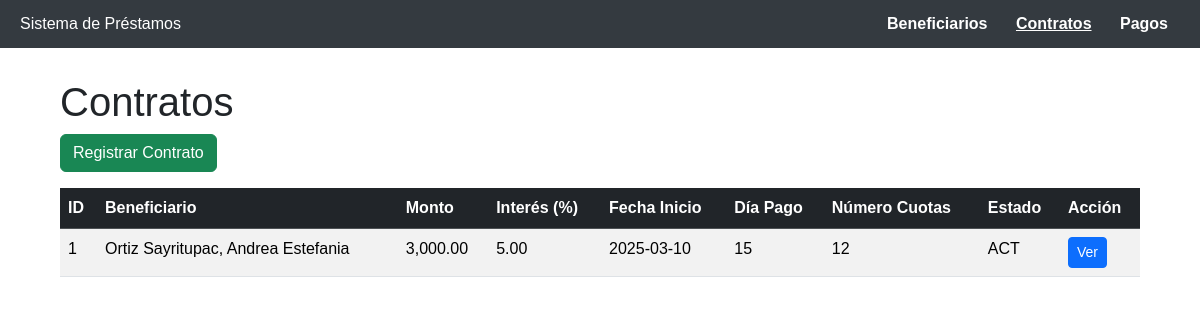
/public/views/contratos/indexContrato.php, run on the app's committed database.
### tables this page shows
CREATE TABLE contratos
(
	idcontrato			INT AUTO_INCREMENT PRIMARY KEY,
    idbeneficiario		INT 				NOT NULL,
    monto				DECIMAL(7,2)		NOT NULL,
    interes				DECIMAL(5,2)		NOT NULL,
    fechainicio			DATE				NOT NULL,
    diapago				TINYINT				NOT NULL,
    numcuotas			TINYINT				NOT NULL COMMENT 'Expresado en meses',
    estado				ENUM('ACT', 'FIN') 	NOT NULL DEFAULT 'ACT' COMMENT 'ACT = Activo, FIN = Finalizo',
	creado			    DATETIME			NOT NULL DEFAULT NOW(),
    modificado			DATETIME			NULL,
    CONSTRAINT fk_idbeneficiario_con FOREIGN KEY (idbeneficiario) REFERENCES beneficiarios (idbeneficiario)
);

CREATE TABLE beneficiarios
(
	idbeneficiario		INT AUTO_INCREMENT PRIMARY KEY,
    apellidos			VARCHAR(50)		NOT NULL,
    nombres				VARCHAR(50)		NOT NULL,
    dni					CHAR(8)			NOT NULL,
    telefono			CHAR(9)			NOT NULL,
    direccion			VARCHAR(90)		null,
    creado				DATETIME		NOT NULL DEFAULT NOW(),
    modificado			DATETIME		NULL,
    CONSTRAINT uk_dni_ben	UNIQUE (dni)
);

### app/models/Contrato.php (called while the page is built, shortened)
<?php
require_once __DIR__ . '/../config/conexion.php';
class Contrato {
    private $conn;
    private $table = 'contratos';
    public function __construct(){
        $database = new Database();
        $this->conn = $database->getConnection();
    }
    public function getAll(){
        $query = "SELECT c.*, b.apellidos, b.nombres
                  FROM " . $this->table . " c
                  JOIN beneficiarios b ON c.idbeneficiario = b.idbeneficiario
                  ORDER BY c.creado DESC";
        $stmt = $this->conn->prepare($query);
        $stmt->execute();
        return $stmt;
    }
}
?>

### app/config/conexion.php (called while the page is built, shortened)
<?php
class Database {
    private $host = 'localhost';
    private $db_name = 'prestamos';
    private $username = 'root';
    private $password = '';
    public function getConnection(){
        $this->conn = null;
        try{
            $this->conn = new PDO("mysql:host={$this->host};dbname={$this->db_name}",
                                  $this->username, $this->password);
            $this->conn->exec("set names utf8");
        }catch(PDOException $exception){
            echo "Error de conexión: " . $exception->getMessage();
        }
        return $this->conn;
    }
}
?>

### app/controllers/ContratoControllers.php (called while the page is built, shortened)
<?php
require_once __DIR__ . '/../models/Contrato.php';
class ContratoController {
    private $contrato;
    public function __construct(){
        $this->contrato = new Contrato();
    }
    public function index() {
        $stmt = $this->contrato->getAll();
        $contratos = $stmt->fetchAll(PDO::FETCH_ASSOC);
        return $contratos;
    }
}
?>

### public/views/contratos/indexContrato.php (the view, shortened to what this page needs)
<?php
require_once '../../../app/controllers/ContratoControllers.php';
$controller = new ContratoController();
$contratos = $controller->index();
?>
<h1>Contratos</h1>
<button type="button" class="btn btn-success mb-3" data-bs-toggle="modal" data-bs-target="#modalRegistro">
    Registrar Contrato
</button>
<table class="table table-striped">
    <thead class="table-dark">
        <tr>
            <th>ID</th>
            <th>Beneficiario</th>
            <th>Monto</th>
            <th>Interés (%)</th>
            <th>Fecha Inicio</th>
            <th>Día Pago</th>
            <th>Número Cuotas</th>
            <th>Estado</th>
            <th>Acción</th>
        </tr>
    </thead>
    <tbody>
        <?php if (!empty($contratos)): ?>
            <?php foreach ($contratos as $c): ?>
                <tr>
                    <td><?= htmlspecialchars($c['idcontrato']) ?></td>
                    <td><?= htmlspecialchars($c['apellidos'] . ', ' . $c['nombres']) ?></td>
                    <td><?= number_format($c['monto'], 2) ?></td>
                    <td><?= htmlspecialchars($c['interes']) ?></td>
                    <td><?= htmlspecialchars($c['fechainicio']) ?></td>
                    <td><?= htmlspecialchars($c['diapago']) ?></td>
                    <td><?= htmlspecialchars($c['numcuotas']) ?></td>
                    <td><?= htmlspecialchars($c['estado']) ?></td>
                    <td>
                        <a href="cronograma.php?idcontrato=<?= urlencode($c['idcontrato']) ?>" class="btn btn-primary btn-sm">
                            Ver
                        </a>
                    </td>
                </tr>
            <?php endforeach; ?>
        <?php else: ?>
            <tr><td colspan="9" class="text-center">No hay contratos registrados</td></tr>
        <?php endif; ?>
    </tbody>
</table>
<?php
require '../../../dashboard.php';
?>

### dashboard.php (style rules this page uses)
body { margin: 0; font-family: Arial, sans-serif; }

### data on the page
contratos: idcontrato "1", idbeneficiario.nombres "Ortiz Sayritupac, Andrea Estefania", monto "3,000.00", interes "5.00", fechainicio "2025-03-10", diapago "15", numcuotas "12", estado "ACT"
